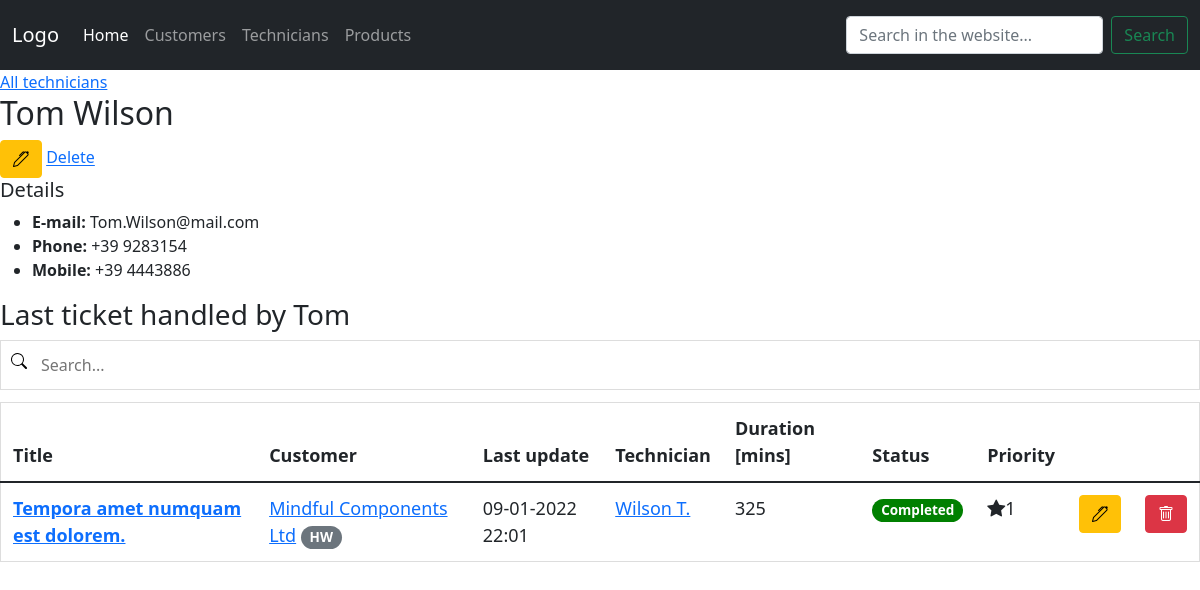
The app's page /technician/286, older data.
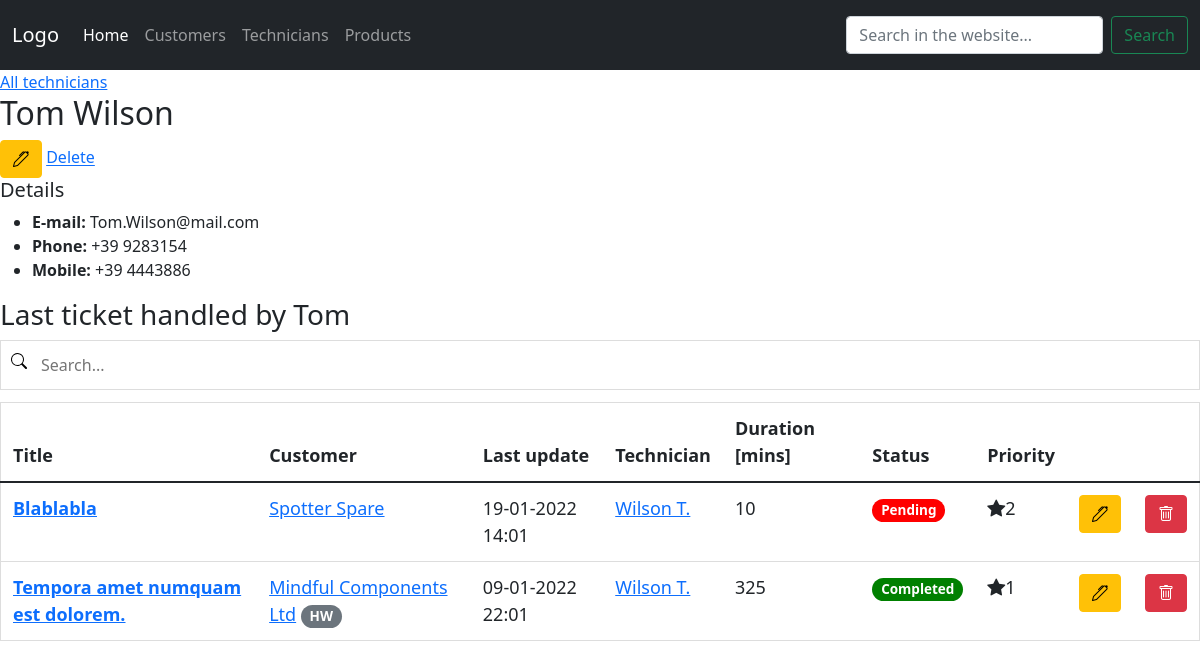
The same page, newer data.
### hotline/models.py (models this page shows)
class ticket(models.Model):
    PRIORITY_LEVELS = [
        ('1','low'),
        ('2','medium'),
        ('3','high'),
        ('4','urgent')
    ]
    customer_id = models.ForeignKey('customer', on_delete=models.PROTECT)
    technician_id = models.ForeignKey('technician', on_delete=models.PROTECT)
    products = models.ManyToManyField('product', blank=True)
    title = models.CharField(max_length=255, blank=True)
    updated_at = models.DateTimeField(auto_now=True)
    notes = models.TextField(blank=True)
    duration = models.IntegerField()
    status_id = models.ForeignKey('status', default='1', on_delete=models.PROTECT)
    priority = models.CharField(max_length=10, default='low', choices=PRIORITY_LEVELS, null=True, blank=True)
    created_at = models.DateTimeField(auto_now_add=True)
    order_number = models.IntegerField(null=True, blank=True)
    def __str__(self):
        return self.title.upper() + ' for ' + self.customer_id.name.upper() + ' by ' + self.technician_id.last_name.upper()

class customer(models.Model):
    name = models.CharField(max_length=255)
    reference = models.CharField(max_length=255)
    reference_phone = models.CharField(max_length=50, null=True, blank=True)
    reference_email = models.CharField(max_length=50, null=True, blank=True)
    address = models.CharField(max_length=255, null=True, blank=True)
    phone = models.CharField(max_length=255, null=True, blank=True)
    sw_contract = BooleanField(default=False)
    hw_contract = BooleanField(default=False)
    def __str__(self):
        return self.name

class technician(models.Model):
    first_name = models.CharField(max_length=50)
    last_name = models.CharField(max_length=50)
    office_phone = models.CharField(max_length=15, null=True, blank=True)
    mobile_phone = models.CharField(max_length=15, null=True, blank=True)
    email = models.CharField(max_length=100, null=True, blank=True)
    department_id = ForeignKey('department', on_delete=models.PROTECT)
    def __str__(self):
        return self.last_name + ' ' + self.first_name[0] + '.'

class status(models.Model):
    STATUS_COLORS = [     # Values from pill badges in Bootstrap
        ('red','red'),
        ('orange','orange'),
        ('green','green'),
        ('grey','grey')
    ]
    name = models.CharField(max_length=50, default='pending')
    color = models.CharField(max_length=50, default='red', choices=STATUS_COLORS)
    def __str__(self):
        return self.name

### hotline/views.py (the view)
# urls.py: path('technician/<str:pk>', views.technician_detail, name="technician_detail"),
def technician_detail(request, pk):
    my_technician = technician.objects.get(id=pk)
    tickets = all_tickets.filter(technician_id=pk).order_by('-updated_at')
    context = {
        'my_technician': my_technician,
        'tickets': tickets
    }
    return render(request, 'hotline/technician_detail.html', context)

### hotline/templates/hotline/technician_detail.html
{% extends 'hotline/home.html' %}
{% block content %}
<a href="{% url 'technician_list' %}">All technicians</a>
<h2>{{ my_technician.first_name }} {{ my_technician.last_name }}</h2>
<a href="{% url 'update_technician' my_technician.id %}"><span class="btn btn-warning"><i class="bi bi-pen"></i></span></a> <a href="#">Delete</a>
<h5>Details</h5>
<ul>
    <li><b>E-mail:</b> {{ my_technician.email }}</li>
    <li><b>Phone:</b> {{ my_technician.office_phone }}</li>
    <li><b>Mobile:</b> {{ my_technician.mobile_phone }}</li>
</ul>
<h3>Last ticket handled by {{ my_technician.first_name }}</h3>
{% include 'hotline/ticket_table.html' %}
{% endblock %}

### hotline/templates/hotline/ticket_table.html (shortened to what this page needs)
<div class="ticket-table table-responsive">
    <input type="text" id="SearchInput" onkeyup="filterTable()" placeholder="Search..." title="Type in a name">
    <table id="searchableTable" class="table table-hover">
        <thead class="thead dark">
            <tr>
                <th scope="col">Title</th>
                <th scope="col">Customer</th>
                <th scope="col">Last update</th>
                <th scope="col">Technician</th>
                <th scope="col">Duration [mins]</th>
                <th scope="col">Status</th>
                <th scope="col">Priority</th>
                <th scope="col">
                </th>
                <th scope="col">
                </th>
            </tr>
        </thead>
        <tbody>
            {% if tickets %}
            {% for ticket in tickets %}
            <tr>
                <td><a href="{% url 'ticket_detail' ticket.id %}"><b>{{ticket.title}}</b></a></td>
                <td><a href="{% url 'customer_detail' ticket.customer_id.id %}">{{ticket.customer_id}}</a>
                    {% if ticket.customer_id.hw_contract == True %}
                    <span class="badge rounded-pill bg-secondary" data-bs-toogle="tooltip" data-bs-placement="top"
                        title="HARDWARE maintenance contract for {{current_year}}">HW</span>
                    {% endif %}
                </td>
                <td>{{ticket.updated_at|date:"d-m-Y H:m"}}</td>
                <td><a href="{% url 'technician_detail' ticket.technician_id.id %}">
                        {{ticket.technician_id}}</a></td>
                <td>{{ticket.duration}}</td>
                <td><span class="badge rounded-pill"
                        style="background-color: {{ ticket.status_id.color }} !important;">{{ticket.status_id}}</span>
                </td>
                <td>
                    <span class="bi bi-star-fill">{{ ticket.priority }}</span>
                </td>
                <td><a href="{% url 'update_ticket' ticket.id %}"><span class="btn btn-warning"><i
                                class="bi bi-pen"></i></span></a></td>
                <td><span class="btn btn-danger" data-bs-toggle="modal" data-bs-target="#deleteModal"><i
                            class="bi bi-trash"></i></span></td>
            </tr>
            {% endfor %}
            {% else %}
            <tr style="color: grey;">No tickets</tr>
            {% endif %}
        </tbody>
    </table>
</div>

Row changes from the older to the newer data that the page shows:
added ticket: title "Blablabla", customer_id "Spotter Spare", updated_at "19-01-2022 14:01", technician_id "Wilson T.", duration "10", status_id "Pending", priority "2"
